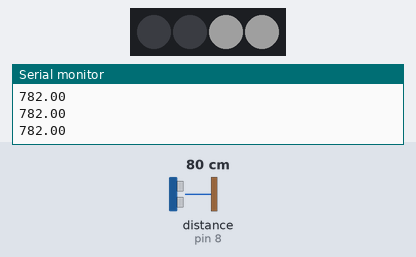
Simulated run of this sketch. Board: Arduino Uno, built with avr-gcc and run on an emulated ATmega328P. On the bench: 4 RGB LEDs in strip order, left to right, the last lines printed to the serial monitor. Wiring (inferred from the names in the program): ultrasonic range finder: trigger pin 7; echo pin 8. Inputs (shaded band) come from the test bench; at power-on: distance to the obstacle (sensor on pin 8) 80 cm. The echo pulse lasts 58.3 µs per cm; dim RGB values are drawn brighter than linear.

Above: at 1.2 s.
1.3 s: distance to the obstacle (sensor on pin 8) set to 2 cm
At 2.1 s:
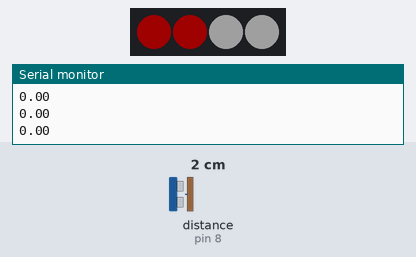
2.8 s: distance to the obstacle (sensor on pin 8) set to 9 cm
At 3.9 s:
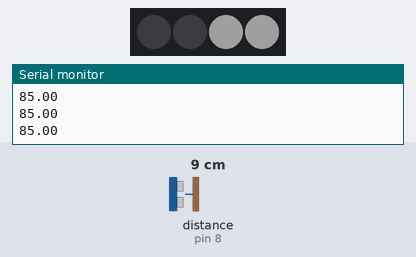
4.3 s: distance to the obstacle (sensor on pin 8) set to 4 cm
At 4.7 s:
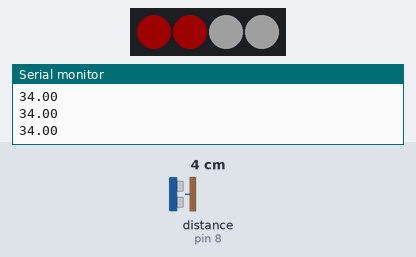
Timing chart, 0 to 7.3 s (numbered marks = the images above; inputs shaded):
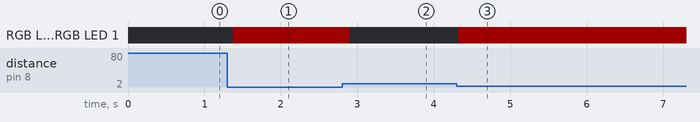

The sketch:

HCSR04_WS2812.ino
```cpp
#include <NeoPixelBus.h>

#define Trigger 7
#define Echo 8

#define colorSaturation 32

unsigned int time_dis;
float distance;

const uint16_t PixelCount = 4; // this example assumes 4 pixels, making it smaller will cause a failure
const uint8_t PixelPin = 2;  // make sure to set this to the correct pin, ignored for Esp8266

NeoPixelBus<NeoGrbFeature, NeoWs2812xMethod> strip(PixelCount, PixelPin);

RgbColor red(colorSaturation, 0, 0);
RgbColor white(colorSaturation);
RgbColor black(0);

void setup() {
  // put your setup code here, to run once:
  strip.Begin();
  Serial.begin(9600);
  pinMode(Trigger, OUTPUT); // IN ESP32 POS
  pinMode(Echo, INPUT);
}

void loop() {
  // put your main code here, to run repeatedly:
  digitalWrite(Trigger, LOW);
  digitalWrite(Trigger, HIGH);
  delayMicroseconds(10);
  digitalWrite(Trigger, LOW);

  time_dis = pulseIn(Echo, HIGH);
  distance = 17.0 * (time_dis/100); // time to distance
  Serial.println(distance);

  strip.SetPixelColor(2, white); // front right
  strip.SetPixelColor(3, white); // front left

  if(distance < 50){
    strip.SetPixelColor(0, red); // back right
    strip.SetPixelColor(1, red); // back left
  }
  else{
    strip.SetPixelColor(0, black); // back right
    strip.SetPixelColor(1, black); // back left
  }
  strip.Show(); // Show the colors after setting them
  delay(100);
}
```

Measured:
- after the input at 1.3 s, RGB LED 0, RGB LED 1: off → RGB(32, 0, 0) after 0.08 s
- after the input at 2.8 s, RGB LED 0, RGB LED 1: RGB(32, 0, 0) → off after 0.10 s
- after the input at 4.3 s, RGB LED 0, RGB LED 1: off → RGB(32, 0, 0) at once
